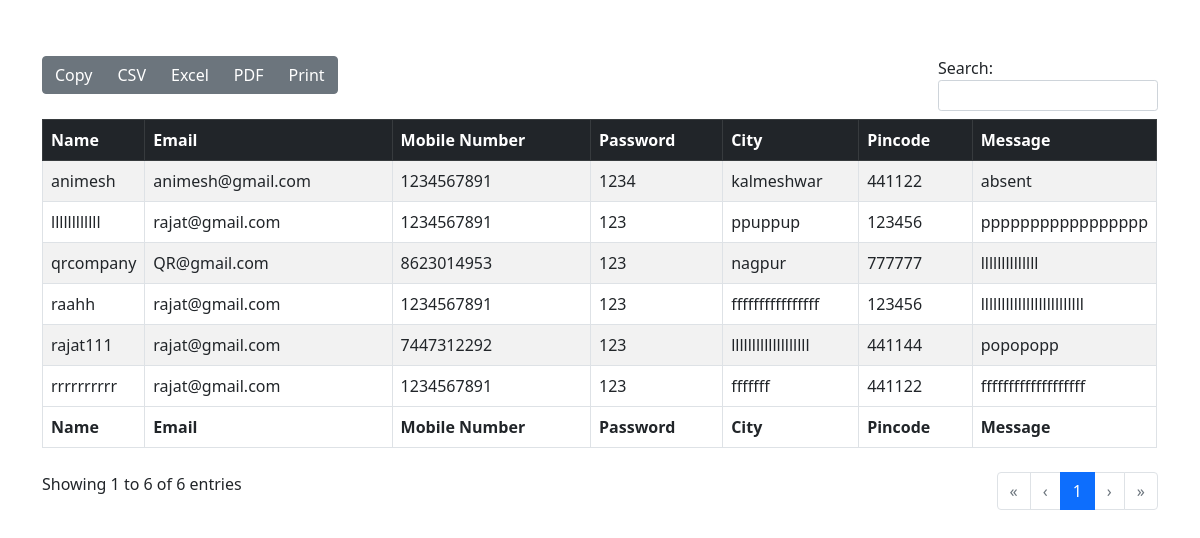
The page /bostraptable.php on the database its author committed.
### tables this page shows
CREATE TABLE `contact_form` (
  `Id` int(20) NOT NULL,
  `comp_name` varchar(100) NOT NULL,
  `email` varchar(100) NOT NULL,
  `mob_num` varchar(20) NOT NULL,
  `password` varchar(100) NOT NULL,
  `city` varchar(100) NOT NULL,
  `pincode` varchar(20) NOT NULL,
  `message` varchar(255) NOT NULL
);

### bostraptable.php (the view, shortened to what this page needs)
<!DOCTYPE html>
<html lang="en">
<head>
    <link href="https://cdn.jsdelivr.net/npm/bootstrap@5.0.2/dist/css/bootstrap.min.css" rel="stylesheet">
    <link href="https://cdn.datatables.net/v/bs5/jszip-3.10.1/dt-2.0.6/b-3.0.2/b-html5-3.0.2/b-print-3.0.2/datatables.min.css" rel="stylesheet">
 <link rel="stylesheet" href="style.css">
</head>
<body>
<div class="container mt-5">
     <div class="row">
         <div class="col-12">
              <div class="data_table">
                <table id="example" class="table table-striped table-bordered">
                    <thead class="table-dark">
                    <tr>
                    <th>Name</th>
                    <th>Email</th>
                    <th>Mobile Number</th>
                    <th>Password</th>
                    <th>City</th>
                    <th>Pincode</th>
                    <th>Message</th>
                </tr>
                    </thead>
                    <tbody>
                <?php
                $sql = "SELECT * FROM `contact_form`";
                $result = mysqli_query($conn, $sql);
                if ($result) {
                    while ($row = mysqli_fetch_assoc($result)) {
                        echo '<tr>
                                <td>' . $row['comp_name'] . '</td>
                                <td>' . $row['email'] . '</td>
                                <td>' . $row['mob_num'] . '</td>
                                <td>' . $row['password'] . '</td>
                                <td>' . $row['city'] . '</td>
                                <td>' . $row['pincode'] . '</td>
                                <td>' . $row['message'] . '</td>
                            </tr>';
                    }
                } else {
                    echo "0 results";
                }
                ?>
            </tbody>
                    <tfoot>
                        <tr>
                        <th>Name</th>
                    <th>Email</th>
                    <th>Mobile Number</th>
                    <th>Password</th>
                    <th>City</th>
                    <th>Pincode</th>
                    <th>Message</th>
                        </tr>
                    </tfoot>
                </table>
              </div>
         </div>
     </div>
</div>
</body>
</html>

### style.css (style rules this page uses)
* { margin: 0; padding: 0; box-sizing: border-box; }

### rows shown on the page
contact_form: comp_name "llllllllllll", email "rajat@gmail.com", mob_num "1234567891", password "123", city "ppuppup", pincode "123456", message "ppppppppppppppppp"
contact_form: comp_name "raahh", email "rajat@gmail.com", mob_num "1234567891", password "123", city "ffffffffffffffff", pincode "123456", message "lllllllllllllllllllllllll"
contact_form: comp_name "rrrrrrrrrr", email "rajat@gmail.com", mob_num "1234567891", password "123", city "fffffff", pincode "441122", message "fffffffffffffffffff"
contact_form: comp_name "animesh", email "animesh@gmail.com", mob_num "1234567891", password "1234", city "kalmeshwar", pincode "441122", message "absent"
contact_form: comp_name "qrcompany", email "QR@gmail.com", mob_num "8623014953", password "123", city "nagpur", pincode "777777", message "llllllllllllll"
contact_form: comp_name "rajat111", email "rajat@gmail.com", mob_num "7447312292", password "123", city "lllllllllllllllllll", pincode "441144", message "popopopp"
